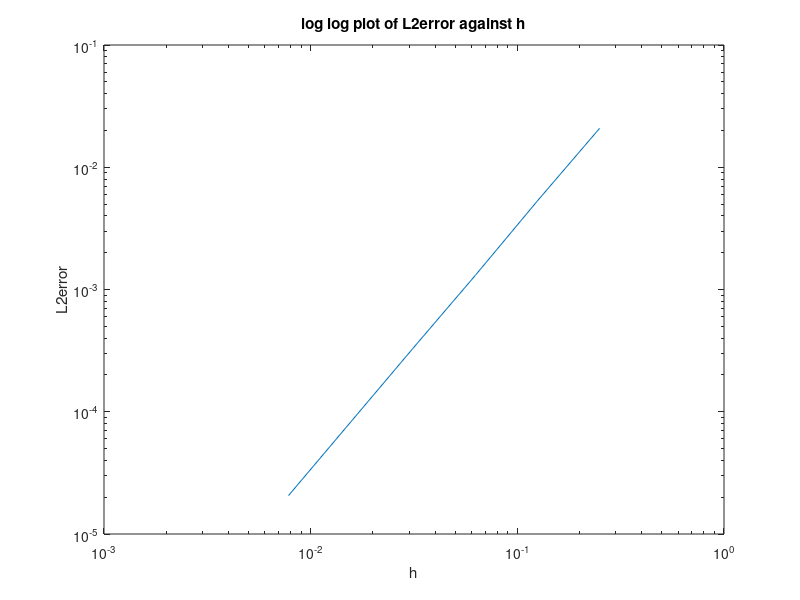

Write MATLAB code to recreate this figure.

h = [1/128, 1/64, 1/32, 1/16, 1/8, 1/4];
L2err = [2.0628e-05, 8.2507e-05, 3.2997e-04, 0.0013, 0.0053, 0.0208];

figure;
loglog(h,L2err);
title('log log plot of L2error against h');
xlabel('h');
ylabel('L2error');

log_h = log(h);
log_L2err = log(L2err);
slope = (log_L2err(1,6) - log_L2err(1,1))/(log_h(1,6) - log_h(1,1));
disp(slope);        % 1.9977